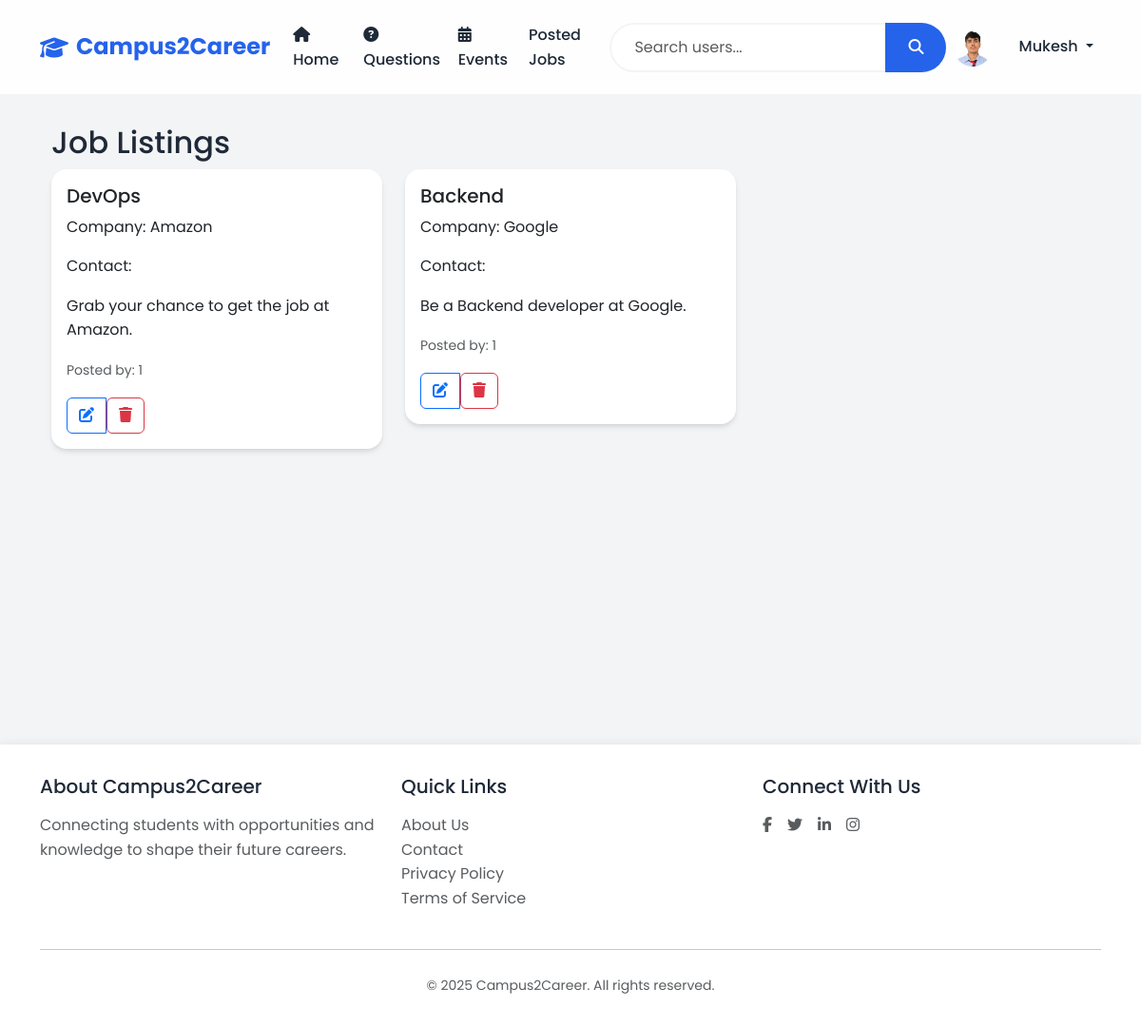
Screenshot of /jobs (signed in) with the database file from the repository.
### models.py (models this page shows, shortened)
class User(UserMixin, db.Model):
    id = db.Column(db.Integer, primary_key=True)
    username = db.Column(db.String(80), unique=True, nullable=False)
    email = db.Column(db.String(120), unique=True, nullable=False)
    password_hash = db.Column(db.String(128))
    role = db.Column(db.String(20), nullable=False)  # student, alumni, teacher, admin
    contact = db.Column(db.String(15))
    dob = db.Column(db.Date)
    course = db.Column(db.String(50))  # For students
    profile_image = db.Column(db.String(120), default='noimg.jpg')
    created_at = db.Column(db.DateTime, default=datetime.utcnow)
    questions = db.relationship('Question', backref='author', lazy=True, cascade='all, delete-orphan')
    answers = db.relationship('Answer', backref='author', lazy=True, cascade='all, delete-orphan')
    events = db.relationship('Event', backref='creator', lazy=True, cascade='all, delete-orphan')
    jobs = db.relationship('Job', backref='poster', lazy=True, cascade='all, delete-orphan')

class Job(db.Model):
    id = db.Column(db.Integer, primary_key=True)
    title = db.Column(db.String(200), nullable=False)
    company = db.Column(db.String(100), nullable=False)
    description = db.Column(db.Text, nullable=False)
    requirements = db.Column(db.Text)
    created_at = db.Column(db.DateTime, default=datetime.utcnow)
    posted_by = db.Column(db.Integer, db.ForeignKey('user.id'), nullable=False)

### app.py (the view)
@app.route('/jobs')
def job_listings():
    jobs = Job.query.all()  # Fetch all jobs
    return render_template('jobs.html', jobs=jobs)

### app.py (called while the page is built)
@login_manager.user_loader
def load_user(user_id):
    return User.query.get(int(user_id))

### templates/jobs.html (shortened to what this page needs)
{% extends "base.html" %}
{% block content %}
<div class="container">
    <h2>Job Listings</h2>
    <div class="row">
        {% for job in jobs %}
        <div class="col-md-4">
            <div class="card mb-4">
                <div class="card-body">
                    <h5 class="card-title">{{ job.title }}</h5>
                    <p class="card-text">Company: {{ job.company }}</p>
                    <p class="card-text">Contact: {{ job.company_contact }}</p>
                    <p class="card-text">{{ job.description }}</p>
                    <p class="card-text"><small class="text-muted">Posted by: {{ job.posted_by }}</small></p>
                    <div class="btn-group">
                        <button class="btn btn-outline-primary" onclick="editJob('{{ job.id }}')" data-bs-toggle="tooltip" title="Edit Job">
                            <i class="fas fa-edit"></i>
                        </button>
                        <form method="POST" action="{{ url_for('admin_dashboard_action', action='delete_job') }}" style="display: inline;">
                            <button type="submit" class="btn btn-outline-danger" onclick="return confirm('Are you sure you want to delete this job?')" data-bs-toggle="tooltip" title="Delete Job">
                                <i class="fas fa-trash"></i>
                            </button>
                        </form>
                    </div>
                </div>
            </div>
        </div>
        {% endfor %}
    </div>
</div>
{% endblock %}

### templates/base.html (shortened to what this page needs)
<!DOCTYPE html>
<html lang="en">
<head>
    <link href="https://cdn.jsdelivr.net/npm/bootstrap@5.3.2/dist/css/bootstrap.min.css" rel="stylesheet">
    <link rel="stylesheet" href="https://cdnjs.cloudflare.com/ajax/libs/font-awesome/6.5.1/css/all.min.css">
</head>
<body>
    <nav class="navbar navbar-expand-lg">
        <div class="container">
            <a class="navbar-brand" href="{{ url_for('index') }}">
                <i class="fas fa-graduation-cap"></i>
                <span>Campus2Career</span>
            </a>
            <div class="collapse navbar-collapse" id="navbarNav">
                <ul class="navbar-nav me-auto">
                    <li class="nav-item">
                        <a class="nav-link" href="{{ url_for('index') }}">
                            <i class="fas fa-home me-1"></i> Home
                        </a>
                    </li>
                    <li class="nav-item">
                        <a class="nav-link" href="{{ url_for('questions') }}">
                            <i class="fas fa-question-circle me-1"></i> Questions
                        </a>
                    </li>
                    <li class="nav-item">
                        <a class="nav-link" href="{{ url_for('events') }}">
                            <i class="fas fa-calendar-alt me-1"></i> Events
                        </a>
                    </li>
                    <li class="nav-item">
                        <a class="nav-link" href="{{ url_for('job_listings') }}">Posted Jobs</a>
                    </li>
                </ul>
                <form class="d-flex mx-auto" id="searchForm" method="GET" action="{{ url_for('search_users') }}">
                    <div class="input-group">
                        <input type="search" class="form-control search-input" name="q" placeholder="Search users..." aria-label="Search">
                        <button class="btn search-btn" type="submit">
                            <i class="fas fa-search"></i>
                        </button>
                    </div>
                </form>
                <ul class="navbar-nav ms-auto">
                    {% if current_user.is_authenticated %}
                        <li class="nav-item dropdown">
                            <a class="nav-link dropdown-toggle" href="#" id="userDropdown" role="button" data-bs-toggle="dropdown">
                                <img src="{{ url_for('static', filename='images/' + (current_user.role == 'admin' and 'default.png' or current_user.profile_image)) }}" alt="Profile" class="rounded-circle me-4" style="width: 40px; height: 40px; object-fit: cover;">
                                {{ current_user.username }}
                            </a>
                        </li>
                    {% endif %}
                </ul>
            </div>
        </div>
    </nav>
    <div class="main-content">
        <div class="container">
            {% block content %}{% endblock %}
        </div>
    </div>
    <footer class="footer">
        <div class="container">
            <div class="row">
                <div class="col-md-4">
                    <h5 class="mb-3">About Campus2Career</h5>
                    <p class="text-muted">Connecting students with opportunities and knowledge to shape their future careers.</p>
                </div>
                <div class="col-md-4">
                    <h5 class="mb-3">Quick Links</h5>
                    <ul class="list-unstyled">
                        <li><a href="{{ url_for('about') }}" class="text-decoration-none text-muted">About Us</a></li>
                        <li><a href="{{ url_for('contact') }}" class="text-decoration-none text-muted">Contact</a></li>
                        <li><a href="#" class="text-decoration-none text-muted">Privacy Policy</a></li>
                        <li><a href="#" class="text-decoration-none text-muted">Terms of Service</a></li>
                    </ul>
                </div>
                <div class="col-md-4">
                    <h5 class="mb-3">Connect With Us</h5>
                    <div class="d-flex gap-3">
                        <a href="#" class="text-decoration-none text-muted"><i class="fab fa-facebook-f"></i></a>
                        <a href="#" class="text-decoration-none text-muted"><i class="fab fa-twitter"></i></a>
                        <a href="#"  class="text-decoration-none text-muted"><i class="fab fa-linkedin-in"></i></a>
                        <a href="#" class="text-decoration-none text-muted"><i class="fab fa-instagram"></i></a>
                    </div>
                </div>
            </div>
            <hr class="my-4">
            <div class="text-center text-muted">
                <small>&copy; 2025 Campus2Career. All rights reserved.</small>
            </div>
        </div>
    </footer>
</body>
</html>

### templates/base.html (style rules this page uses)
:root { --primary-color: #2563eb; --secondary-color: #1e40af; --accent-color: #3b82f6; --text-color: #1f2937; --light-bg: #f3f4f6; --white: #ffffff; }
body { font-family: 'Poppins', sans-serif; background: var(--light-bg); color: var(--text-color); min-height: 100vh; line-height: 1.6; }
.navbar { background: rgba(255, 255, 255, 0.9); backdrop-filter: blur(10px); padding: 1rem 0; position: sticky; top: 0; z-index: 1000; }
.navbar-brand { font-size: 1.5rem; font-weight: 700; color: var(--primary-color) !important; display: flex; align-items: center; gap: 0.5rem; }
.nav-link { color: var(--text-color) !important; font-weight: 500; padding: 0.5rem 1rem; border-radius: 0.5rem; transition: all 0.3s ease; }
.card { border: none; border-radius: 1rem; box-shadow: 0 4px 6px -1px rgba(0, 0, 0, 0.1), 0 2px 4px -1px rgba(0, 0, 0, 0.06); transition: all 0.3s ease; background: var(--white); overflow: hidden; }
.footer { background: var(--white); color: var(--text-color); padding: 2rem 0; margin-top: 4rem; box-shadow: 0 -2px 10px rgba(0,0,0,0.05); }
.main-content { padding: 2rem 1rem; min-height: calc(100vh - 180px); }
.search-input { border-radius: 2rem 0 0 2rem; border: 2px solid var(--light-bg); padding: 0.75rem 1.5rem; transition: all 0.3s ease; }
.search-btn { border-radius: 0 2rem 2rem 0; border: none; background: var(--primary-color); color: var(--white); padding: 0.75rem 1.5rem; transition: all 0.3s ease; }

### rows the page displays
User: role+profile_image (picture), username "Mukesh"
Job: title "DevOps", company "Amazon", description "Grab your chance to get the job at Amazon.", posted_by "1"
Job: title "Backend", company "Google", description "Be a Backend developer at Google.", posted_by "1"
